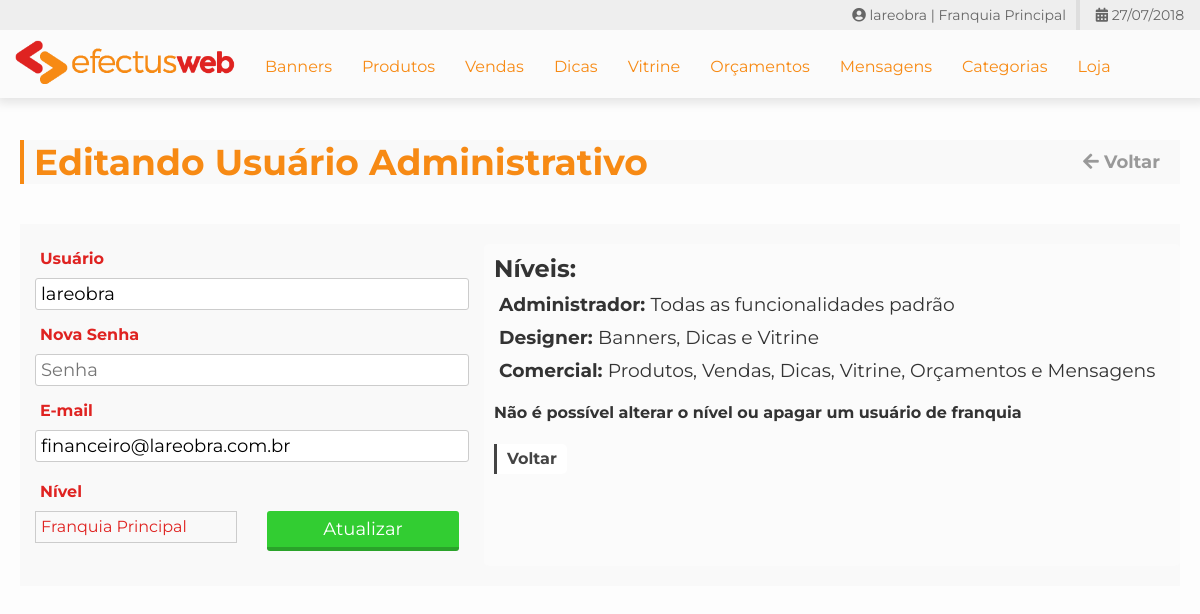
The app's page /@pew/pew-edita-usuario.php?id_usuario=1 (signed in) with its own data.
### tables this page shows
CREATE TABLE `pew_usuarios_administrativos` (
  `id` int(11) NOT NULL,
  `id_franquia` int(11) NOT NULL,
  `empresa` varchar(255) NOT NULL,
  `usuario` varchar(255) NOT NULL,
  `senha` varchar(255) NOT NULL,
  `email` varchar(255) NOT NULL,
  `nivel` int(11) NOT NULL
);

### @pew/pew-system-config.php (called while the page is built, shortened)
<?php
    if(!class_exists("Pew_Data_Base")){
        class Pew_Data_Base{
            function __construct($database_host, $database_user, $database_pass, $database_name, $tb_banners, $tb_categorias, $tb_subcategorias, $tb_contatos, $tb_usuarios_administrativos){
                $this->tabela_usuarios_administrativos = $tb_usuarios_administrativos;
            }
        }
    }
    $pew_db = new Pew_Data_Base("mysql1.lareobra.com.br", "lareobra1", "admlareobra@123", "lareobra1", "pew_banners", "pew_categorias", "pew_subcategorias", "pew_contatos", "pew_usuarios_administrativos");
?>

### @pew/pew-edita-usuario.php (the view, shortened to what this page needs)
<?php
    require_once "@valida-sessao.php";
    $page_title = "Editando Usuário Administrativo";
?>
<!DOCTYPE html>
<html>
    <head>
        <?php
            require_once "@link-standard-styles.php";
            require_once "@link-standard-scripts.php";
        ?>
    </head>
    <body>
        <?php
            $tabela_usuarios = $pew_db->tabela_usuarios_administrativos;
            $idUsuario = isset($_GET["id_usuario"]) ? (int)$_GET["id_usuario"] : 0;
            $contarUsuario = mysqli_query($conexao, "select count(id) as total_usuario from $tabela_usuarios where id = '$idUsuario'");
            $contagem = mysqli_fetch_assoc($contarUsuario);
            $totalUsuario = $contagem["total_usuario"];
            if($totalUsuario > 0){
                $queryUsuario = mysqli_query($conexao, "select * from $tabela_usuarios where id = '$idUsuario'");
                $arrayUsuario = mysqli_fetch_array($queryUsuario);
                $usuario = $arrayUsuario["usuario"];
                $email = $arrayUsuario["email"];
                $nivel = $arrayUsuario["nivel"];
        ?>
        <h1 class="titulos"><?php echo $page_title; ?><a href="pew-usuarios.php" class="btn-voltar"><i class="fa fa-arrow-left" aria-hidden="true"></i> Voltar</a></h1>
        <section class="conteudo-painel">
            <div class="formulario">
                <form action="pew-update-usuario.php" method="post" id="formUpdateUsuario">
                    <label class="label full">
                        <h3 class="label-title">Usuário</h3>
                        <input type="text" class="label-input" placeholder="Usuário" name="usuario" id="usuario" value="<?php echo $usuario;?>">
                    </label>
                    <label class="label full">
                        <h3 class="label-title">Nova Senha</h3>
                        <input type="password" class="label-input" placeholder="Senha" name="newsenha" id="newsenha">
                    </label>
                    <label class="label full">
                        <h3 class="label-title">E-mail</h3>
                        <input type="email" class="label-input" placeholder="E-mail" name="email" id="email" value="<?php echo $email;?>">
                    </label>
                    <label class="label half">
                        <h3 class="label-title">Nível</h3>
						<?php
						if($nivel == 1 || $nivel == 2){
							switch($nivel){
								case 1:
									$strNivel = "Franquia Principal";
									break;
							}
							echo "<div class='label-input'>$strNivel</div>";
						}
						?>
                    </label>
                    <label class="label half">
                        <h3 class="label-title">&nbsp;</h3>
                        <input type="submit" value="Atualizar" class="btn-submit label-input">
                    </label>
                </form>
            </div>
            <div class="niveis">
                <h2>Níveis:</h2>
                <h3>Administrador: <span style="font-weight: normal;">Todas as funcionalidades padrão</span></h3>
                <h3>Designer: <span style="font-weight: normal;">Banners, Dicas e Vitrine</span></h3>
                <h3>Comercial: <span style="font-weight: normal;">Produtos, Vendas, Dicas, Vitrine, Orçamentos e Mensagens</span></h3>
				<?php
				if($nivel == 1 || $nivel == 2){
					echo "<h4>Não é possível alterar o nível ou apagar um usuário de franquia</h4>";
				}
				?>
				<div class="buttons">
					<a href="pew-usuarios.php" class="btn-alterar">Voltar</a>
				</div>
            </div>
            <br style="clear: both;">
        </section>
    </body>
</html>
<?php
            }else{
                echo "<script>window.location.href='pew-usuarios.php?msg=O usuário não foi encontrado';</script>";
            }
?>

### @pew/css/estilo.css (style rules this page uses)
body { margin: 0px; color: #df2321; font-family: 'Montserrat', sans-serif; overflow-x: hidden; background-color: #fdfdfd; }
.titulos { font-size: 36px; width: calc(100% - 54px); color: #f78a14; text-align: left; padding: 0px; margin: 40px 20px 40px 20px; padding: 0px 0px 0px 10px; border-left: 4px solid #f78a14; background-color: #f9f9f9; position: relative; }
.titulos .btn-voltar { position: absolute; right: 0px; top: 0px; height: 44px; font-size: 18px; line-height: 44px; padding-left: 20px; padding-right: 20px; text-align: center; color: #999; text-decoration: none; cursor: pointer; }
.conteudo-painel { width: calc(100% - 40px); margin: 20px; padding: 20px 0px 20px 0px; background-color: #f9f9f9; min-height: 200px; }
input, select, textarea, button { position: relative; font-size: 18px; outline: none; background-color: #fff; resize: none; border-radius: 3px; font-family: 'Montserrat', sans-serif; }
.half { width: calc((100%/2) - 30px); margin: 5px 15px 5px 15px; float: left; }
.full { width: calc(100% - 30px); margin: 5px 15px 5px 15px; }
.label-input { width: calc(100% - 10px); height: 30px; line-height: 30px; margin-top: 10px; margin-bottom: 10px; padding: 0px 5px 0px 5px; border: 1px solid #ccc; outline: none; transition: .3s; }
.label { display: flex; flex-flow: row wrap; }
.label-title { font-size: 16px; margin: 0px; text-align: left; width: 100%; }
.btn-submit { background-color: #32cd32; color: #fff; border: none; height: 40px; border-bottom: 4px solid #2aa32a; text-decoration: none; transition: .2s; outline: none; cursor: pointer; text-align: center; }
.btn-alterar { background-color: #fff; color: #444; padding: 0px 10px 0px 10px; border-top-right-radius: 5px; border-bottom-right-radius: 5px; height: 30px; line-height: 30px; font-weight: bold; border: none; border-left: 3px solid #444; text-decoration: none; transition: .2s; cursor: pointer; display: inline-block; text-align: center; }

### @pew/pew-edita-usuario.php (style rules this page uses)
.conteudo-painel { display: flex; flex-flow: row wrap; }
.formulario { width: 40%; text-align: left; }
.formulario h3 { margin: 0px; margin-left: 5px; }
.niveis { position: relative; width: calc(60% - 20px); background-color: #fbfbfb; color: #333; border-radius: 5px; padding: 10px 10px 40px 10px; text-align: left; }
.niveis h2 { margin: 0px; }
.niveis h3 { margin: 5px; margin-top: 10px; margin-bottom: 10px; }
.buttons { height: 30px; line-height: 30px; width: 100%; text-align: left; }

### records on screen
pew_usuarios_administrativos: usuario "lareobra", email "financeiro@lareobra.com.br", nivel "Franquia Principal"

### other values on screen
$pew_session->usuario "lareobra"
$pew_nivel "Franquia Principal"
$tituloPrincipal "Banners"
$tituloPrincipal "Produtos"
$tituloPrincipal "Vendas"
$tituloPrincipal "Dicas"
$tituloPrincipal "Vitrine"
$tituloPrincipal "Orçamentos"
$tituloPrincipal "Mensagens"
$tituloPrincipal "Categorias"
$tituloPrincipal "Loja"
$page_title "Editando Usuário Administrativo"
